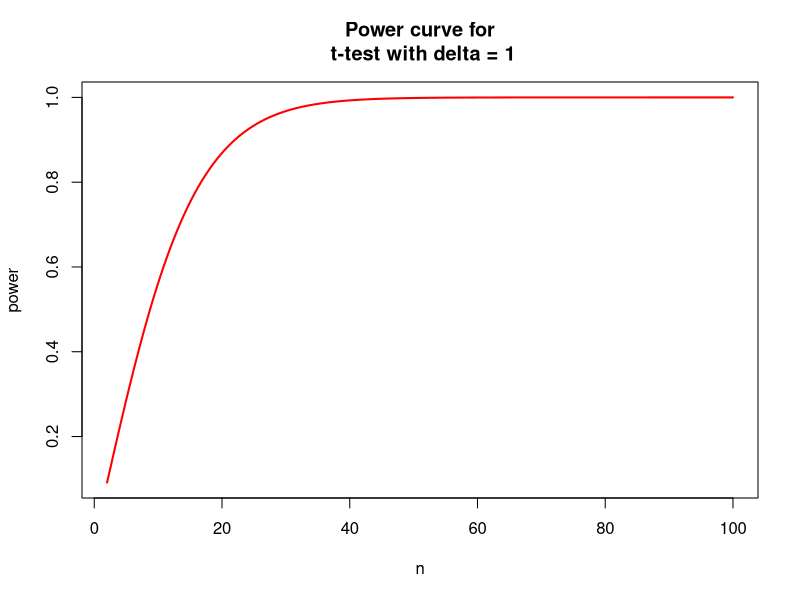
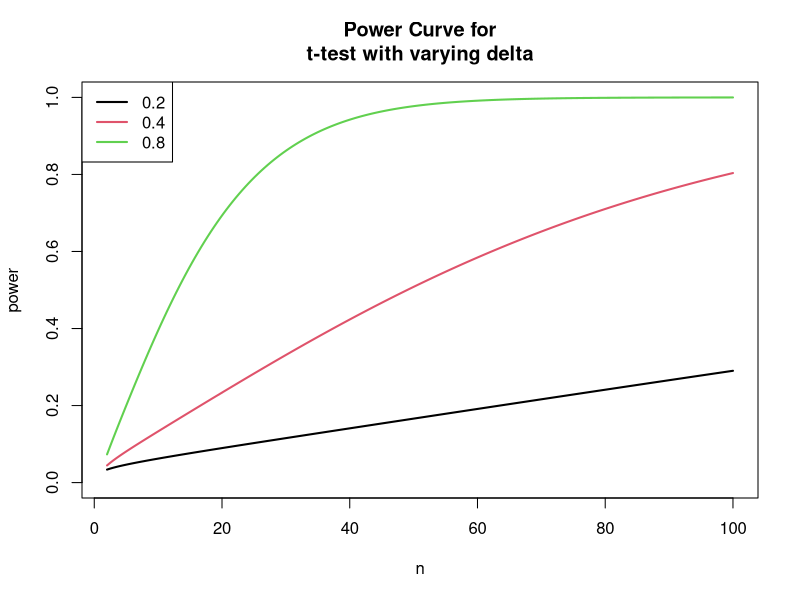

These charts were generated, in order, by the following R code:
## ---- chunk 1
power.t.test(n=6, .2, sd=.1, power=NULL)
## ---- chunk 2
nvals <- seq(2, 100, length.out=200)
powvals <- sapply(nvals, function (x) power.t.test(n=x, delta=1)$power)
plot(nvals, powvals, xlab="n", ylab="power",
main="Power curve for\n t-test with delta = 1",
lwd=2, col="red", type="l")
## ---- chunk 3
deltas <- c(0.2, 0.4, 0.8)
plot(nvals, seq(0,1, length.out=length(nvals)), xlab="n", ylab="power",
main="Power Curve for\nt-test with varying delta", type="n")

for (i in 1:3) {
powvals <- sapply(nvals, function (x) power.t.test(n=x, delta=deltas[i])$power)
lines(nvals, powvals, lwd=2, col=i)
}
legend("topleft", lwd=2, col=1:3, legend=c("0.2", "0.4", "0.8"))
